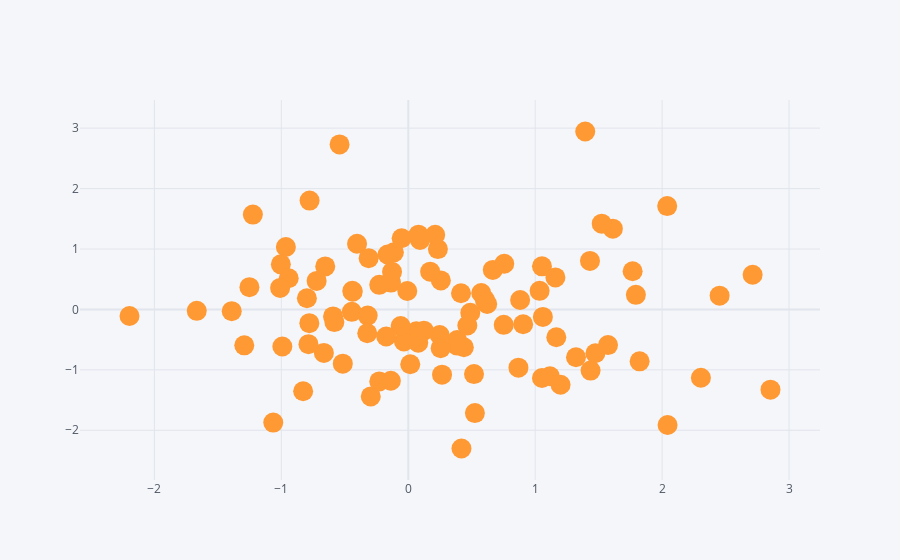

Source (notebook cell):
### Code cell
# SCATTER PLOT WITH IPLOT
df.iplot(kind='scatter',x='A',y='B',mode='markers',size=20)
